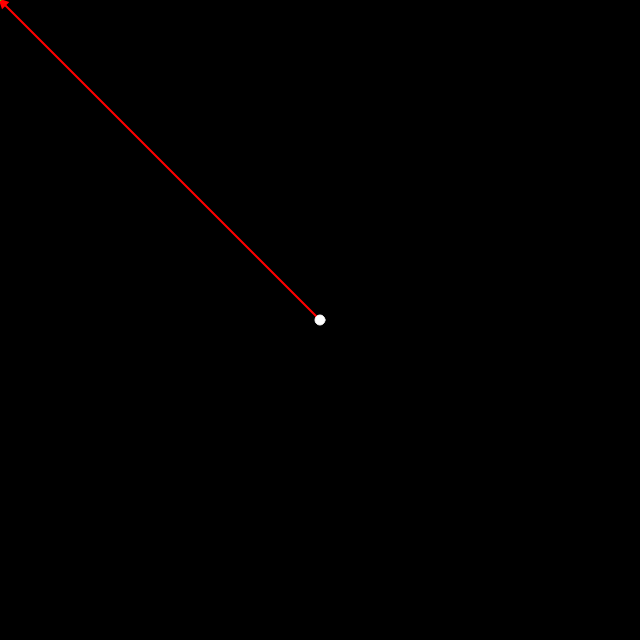
Frame 1 (no input)
Frame 60 (no input): identical to frame 1, image omitted
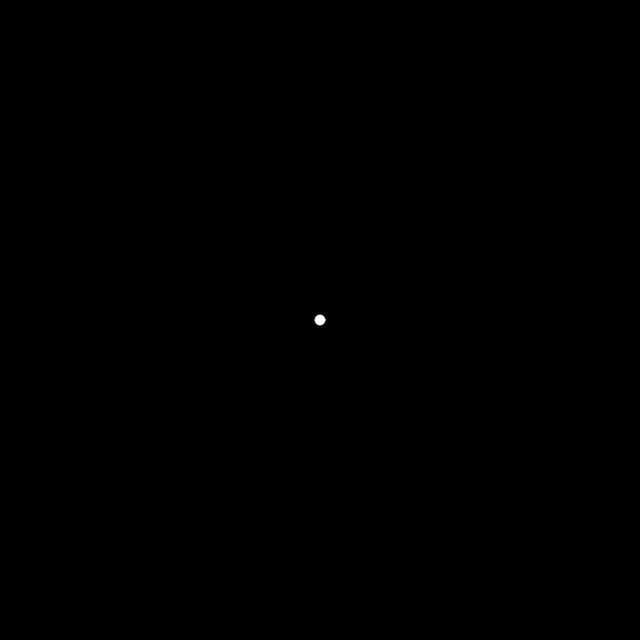
Frame 120 (the mouse pressed at the canvas centre since frame 60)

The p5.js sketch that drew these frames (run headless with seeded random() and noise() and a simulated clock; from frame 60 on, the mouse is pressed at the canvas centre):

// p5.js sketch
// ── sketch.js
// reflect the ball

let move;
let ball;
let canvasX = 640;
let canvasY = 640;

let ballRadius = 10;

let isStarted = false;

function setup() {
  createCanvas(canvasX, canvasY);
  ball = createVector(width / 2, height / 2); // Ball initially in the center
  move = createVector(0, 0);
}

function draw() {
  background(0);

  if (!isStarted) {
   
    ball.x = width / 2;
    ball.y = height / 2;

    // Calculate and draw the initial arrow based on mouse position
    let v1 = createVector(mouseX - ball.x, mouseY - ball.y); // Initial arrow vector
    let boundaryPoint = findBoundaryPoint(ball, v1); // Find where the vector hits a wall
    let n = calculateNormal(boundaryPoint);
    let v2 = customReflect(v1, n); // Reflected vector from the collision point

    paintArrow(createVector(ball.x, ball.y), p5.Vector.sub(boundaryPoint, ball), '#FF0000'); // Initial arrow towards mouse
    paintArrow(boundaryPoint, v2,'#40FF00'); // Reflected arrow
    
    if (mouseIsPressed) {
      let initialSpeedMultiplier = map(v1.mag(), 0, canvasY, 5, 15);
      // Speed based on arrow length
      move.set(v1.normalize().mult(initialSpeedMultiplier)); // Set the initial movement
      isStarted = true;
    }
  } else {
    
    // Push the ball
    ball.add(move);

 
    if (ball.x >= width - ballRadius / 2 || ball.x <= ballRadius / 2) {
      let normalV = createVector(1, 0); //Normal for vertical walls
      
      console.log("Checking borders Horizonal");
      move.set(customReflect(move, normalV));
    }
    
    if (ball.y <= ballRadius / 2) {
      let normalV = createVector(0, 1); // Normal for top edge
      
      console.log("Checking borders Vertical");
      move.set(customReflect(move, normalV));
    }

    // Ball should stay within the canvas vertically (prevents going off bottom)
    if (ball.y >= height - ballRadius / 2) {
      move.y *= -1; // Reflecting down direction
      console.log("Hitting from TOP");
    }
  }

  // Paint the ball white
  stroke("#FFFFFF");
  ellipse(ball.x, ball.y, ballRadius, ballRadius);
}

// Reflect function from slides
function customReflect(v, n) {
  return p5.Vector.add(v, p5.Vector.mult(n, -2 * p5.Vector.dot(v, n)));
}

// Function to find where the vector hits the canvas boundary (chat gpt helped with this)
function findBoundaryPoint(start, direction) {
  let endPoint = createVector(start.x + direction.x, start.y + direction.y);
  let slope = direction.y / direction.x;

  if (endPoint.x > width) {
    endPoint.x = width;
    endPoint.y = start.y + slope * (width - start.x);
    
  } else if (endPoint.x < 0) {
    endPoint.x = 0;
    endPoint.y = start.y - slope * start.x;
  }
  if (endPoint.y > height) {
    
    endPoint.y = height;
    endPoint.x = start.x + (height - start.y) / slope;
    
  } else if (endPoint.y < 0) {
    endPoint.y = 0;
    endPoint.x = start.x - start.y / slope;
  }
  return endPoint;
}

// returns normal vector 
function calculateNormal(point) {
  if (point.x === 0 || point.x === width) {
    return createVector(1, 0); // Normal for vertical walls
  } else if (point.y === 0 || point.y === height) {
    return createVector(0, 1); // Normal for horizontal walls
  }
  return createVector(0, 0);
}


function paintArrow(base, vec, color1) {
  push();
  stroke(color1);
  strokeWeight(2);
  fill(color1);
  translate(base.x, base.y);
  line(0, 0, vec.x, vec.y);
  rotate(vec.heading());
  let arrowSize = 7;
  translate(vec.mag() - arrowSize, 0);
  triangle(0, arrowSize / 2, 0, -arrowSize / 2, arrowSize, 0);
  pop();
}
